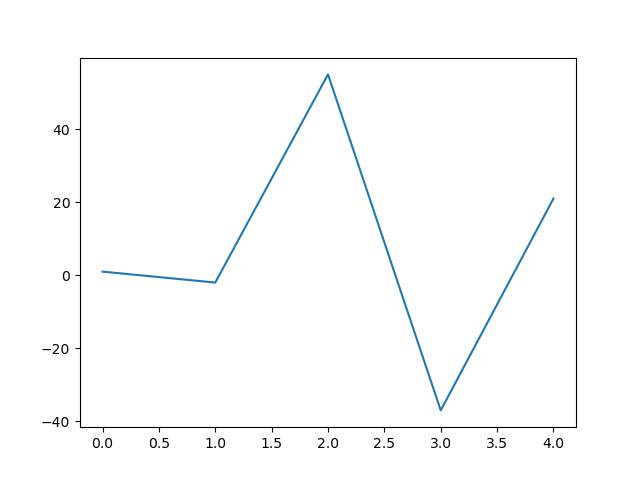

Generate this figure with Python:
#import numpy as np
import numpy as np
from matplotlib.pyplot import plot, savefig
from matplotlib import use

use("Agg")

path = "/mnt/c/Users/jakob/coding-related/micontroller-projects/npicosyn"

raw_arr = np.genfromtxt(
    path + "/build/tests/plot.csv",
    delimiter=",",
    dtype=int
)
arr = np.array([raw_arr[0][0:-1], raw_arr[1][0:-1]])
#print(raw_arr[0][0:-1])
plot(arr[0], arr[1], )
print("generating image...")
savefig(path + "/scripts/plot.png")
print("done!")
